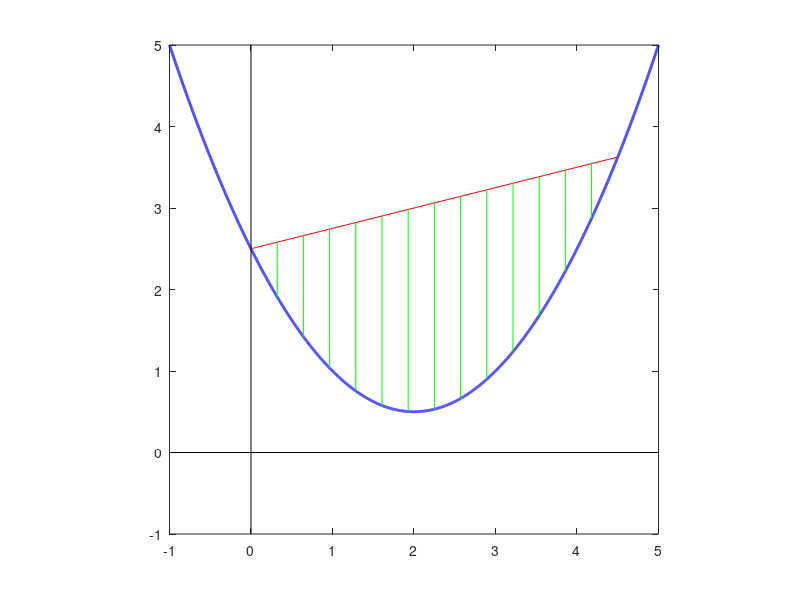

This figure's MATLAB source:
x = [-1:.001:5];
y = (x - 1).*(x - 3)./2 + 1;

plot(x,y,'b','LineWidth',2);hold on;
plot([-1 5],[0 0],'k',[0 0],[-1 5],'k');axis equal;axis([-1 5 -1 5]);

pause

hold off
plot(x,y,'b','LineWidth',2);hold on;
plot([-1 5],[0 0],'k',[0 0],[-1 5],'k');axis equal;axis([-1 5 -1 5]);
x1(1) = 1; x1(2) = 4;
y1 = (x1 - 1).*(x1 - 3)./2 + 1;
plot(x1,y1,'r')
x2 = linspace(x1(1),x1(2),15);
y2 = (x2 - 1).*(x2 - 3)./2 + 1;
z2 = (y1(1)-y1(2))./(x1(1)-x1(2)).*(x2 - x1(1)) + y1(1);
for i=1:15
    plot([x2(i) x2(i)],[y2(i) z2(i)],'g');
end

pause

hold off
plot(x,y,'b','LineWidth',2);hold on;
plot([-1 5],[0 0],'k',[0 0],[-1 5],'k');axis equal;axis([-1 5 -1 5]);
x1(1) = -.5; x1(2) = 2.5;
y1 = (x1 - 1).*(x1 - 3)./2 + 1;
plot(x1,y1,'r')
x2 = linspace(x1(1),x1(2),15);
y2 = (x2 - 1).*(x2 - 3)./2 + 1;
z2 = (y1(1)-y1(2))./(x1(1)-x1(2)).*(x2 - x1(1)) + y1(1);
for i=1:15
    plot([x2(i) x2(i)],[y2(i) z2(i)],'g');
end

pause

hold off
plot(x,y,'b','LineWidth',2);hold on;
plot([-1 5],[0 0],'k',[0 0],[-1 5],'k');axis equal;axis([-1 5 -1 5]);
x1(1) = 0; x1(2) = 4.5;
y1 = (x1 - 1).*(x1 - 3)./2 + 1;
plot(x1,y1,'r')
x2 = linspace(x1(1),x1(2),15);
y2 = (x2 - 1).*(x2 - 3)./2 + 1;
z2 = (y1(1)-y1(2))./(x1(1)-x1(2)).*(x2 - x1(1)) + y1(1);
for i=1:15
    plot([x2(i) x2(i)],[y2(i) z2(i)],'g');
end

